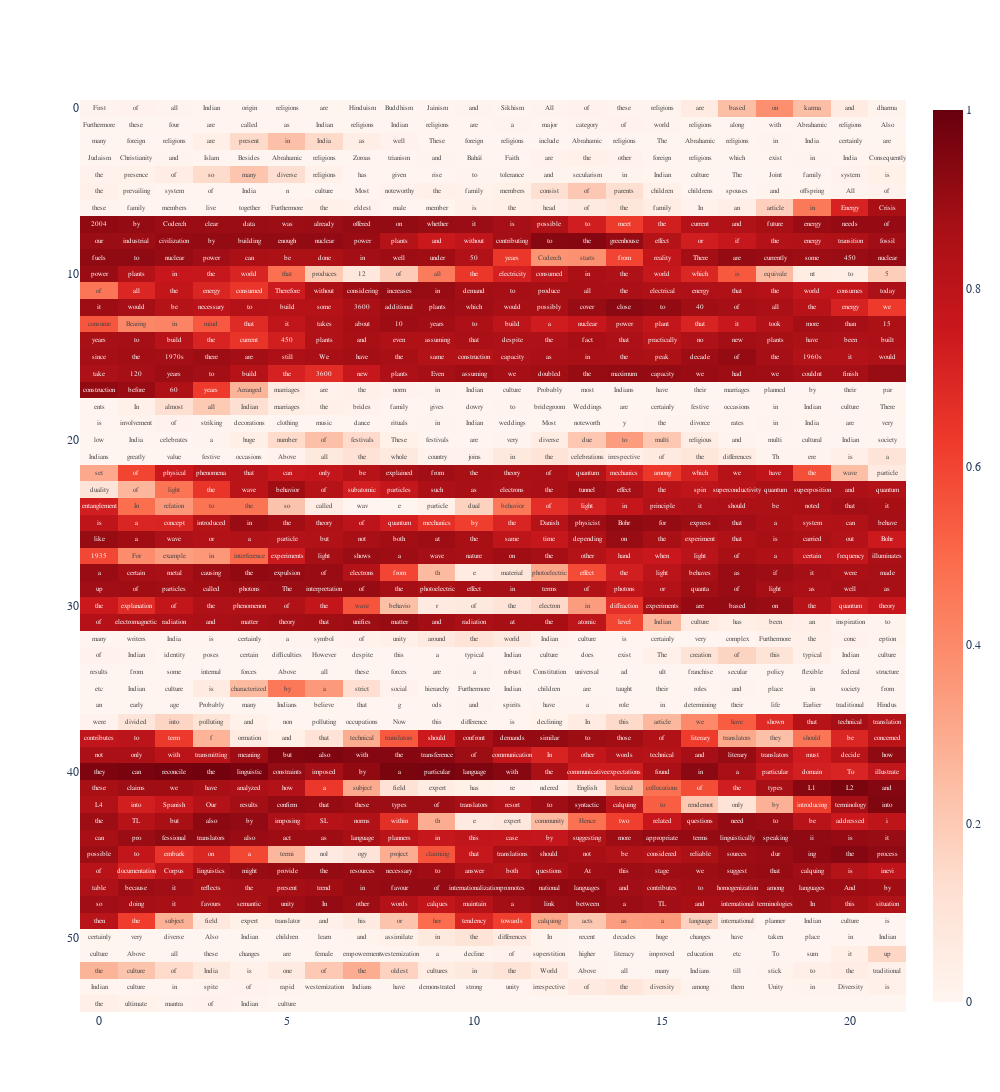

Write notebook code for a chart like this one.
### Code cell
fig.show()

### Figure 1 — Plotly figure (JSON) as saved in the notebook; plotly's stock layout.template omitted (floating-point values rounded to 4 significant figures; data arrays with more than 128 entries replaced by an {"elided": "..."} marker saying what was removed)
{"data": [{"colorscale": [[0, "rgb(255,245,240)"], [0.125, "rgb(254,224,210)"], [0.25, "rgb(252,187,161)"], [0.375, "rgb(252,146,114)"], [0.5, "rgb(251,106,74)"], [0.625, "rgb(239,59,44)"], [0.75, "rgb(203,24,29)"], [0.875, "rgb(165,15,21)"], [1, "rgb(103,0,13)"]], "customdata": {"elided": "55x22 str values"}, "dx": 1, "hovertemplate": "%{customdata} <br><b>Score:%{z:.3f}<extra></extra>", "text": {"elided": "55 rows, 1209 str values in total"}, "textfont": {"size": 7}, "texttemplate": "%{text}", "type": "heatmap", "x0": 0, "z": {"elided": "55x22 float values"}, "zmax": 1, "zmin": 0}], "layout": {"font": {"family": "sans-serif"}, "height": 1375, "width": 1000, "yaxis": {"autorange": "reversed"}}}
